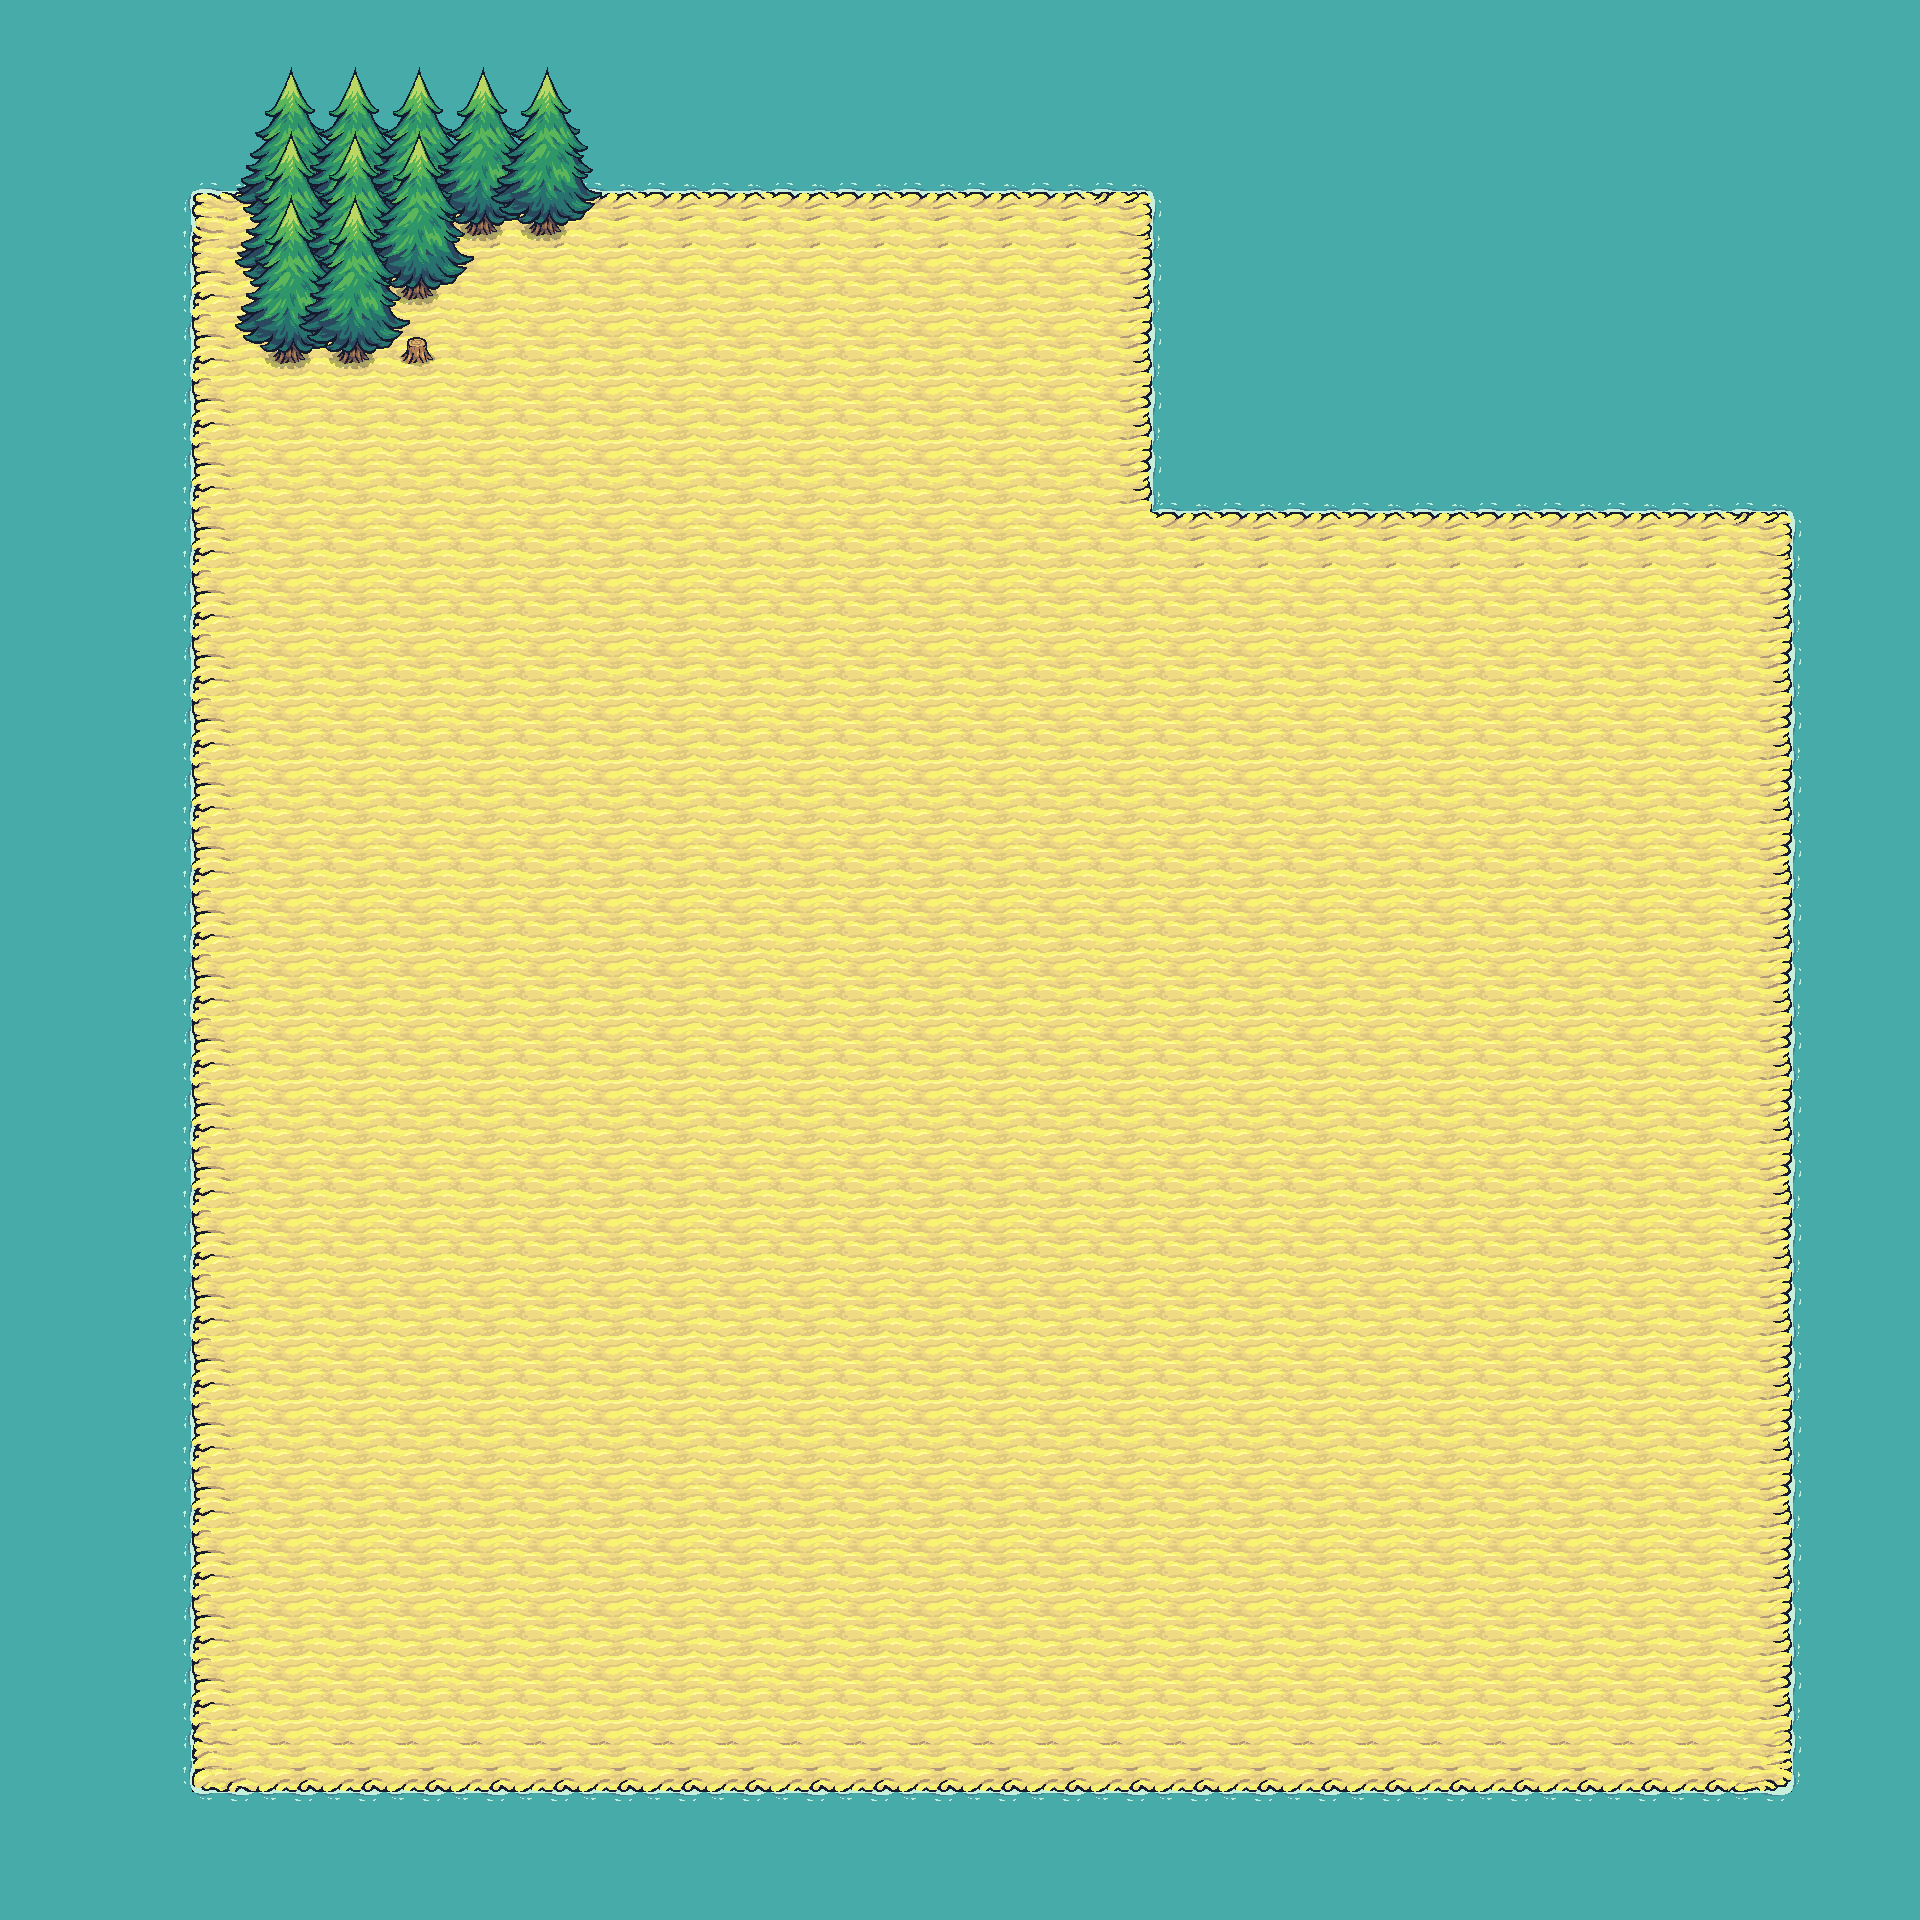

Rendered tile map (Tiled .tmx) drawn with the repository's tilesets; below, a short description and the map source with its tile grids summarised:
An orthogonal 30x30 tile map with 64x64 px tiles, 5 tile layers (water, water_a, sand, trees, ...), 2 tilesets.

<map version="1.10" tiledversion="1.11.2" orientation="orthogonal" renderorder="right-down" width="30" height="30" tilewidth="64" tileheight="64" infinite="0" nextlayerid="11" nextobjectid="1">
 <tileset firstgid="1" source="tinyswords64x64.tsx" />
 <tileset firstgid="61" source="tinyswords192x192.tsx" />
 <layer id="6" name="water" width="30" height="30">
  <data>[900 cells, 325 non-empty, 1 distinct tile ids]</data>
 </layer>
 <layer id="9" name="water_a" width="30" height="30">
  <data>[900 cells, 96 non-empty, 1 distinct tile ids]</data>
 </layer>
 <layer id="7" name="sand" width="30" height="30">
  <data>[900 cells, 575 non-empty, 9 distinct tile ids]</data>
 </layer>
 <layer id="8" name="trees" width="30" height="30">
  <data>[900 cells, 11 non-empty, 2 distinct tile ids]</data>
 </layer>
 <layer id="5" name="ground_stuff" width="30" height="30">
  <data>[900 cells, 0 non-empty, 0 distinct tile ids]</data>
 </layer>
</map>
